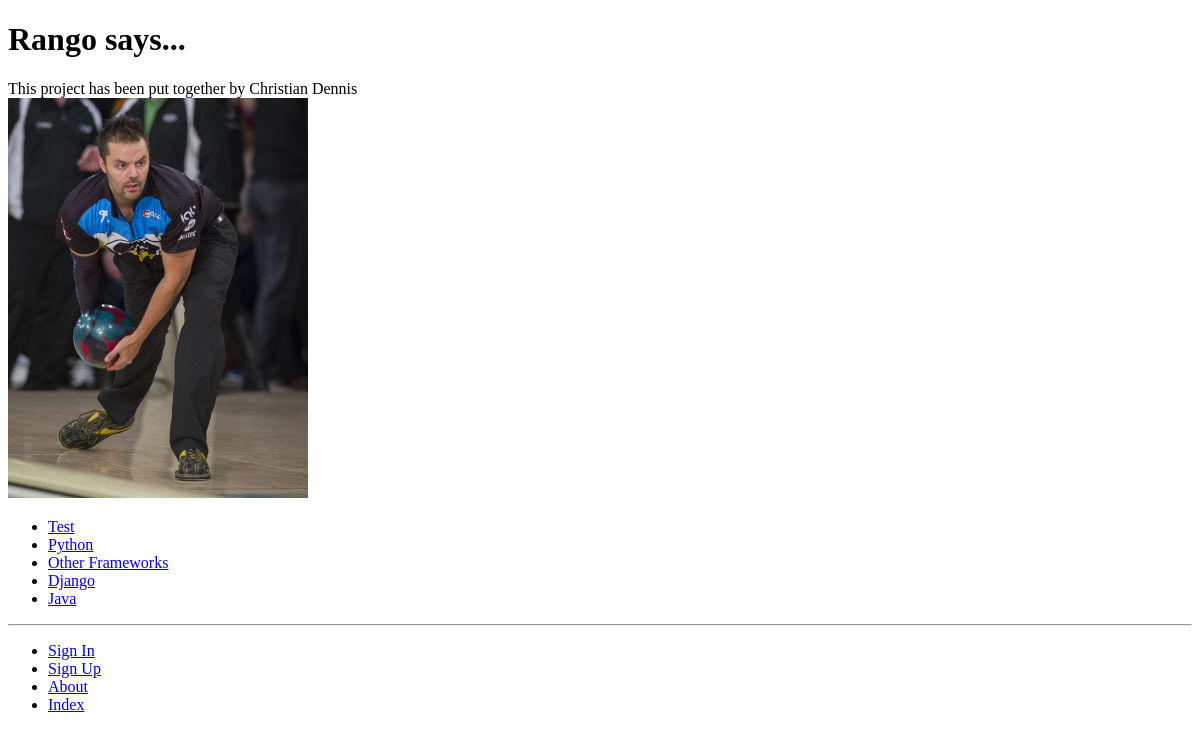
Page /rango/about/ on the earlier database version.
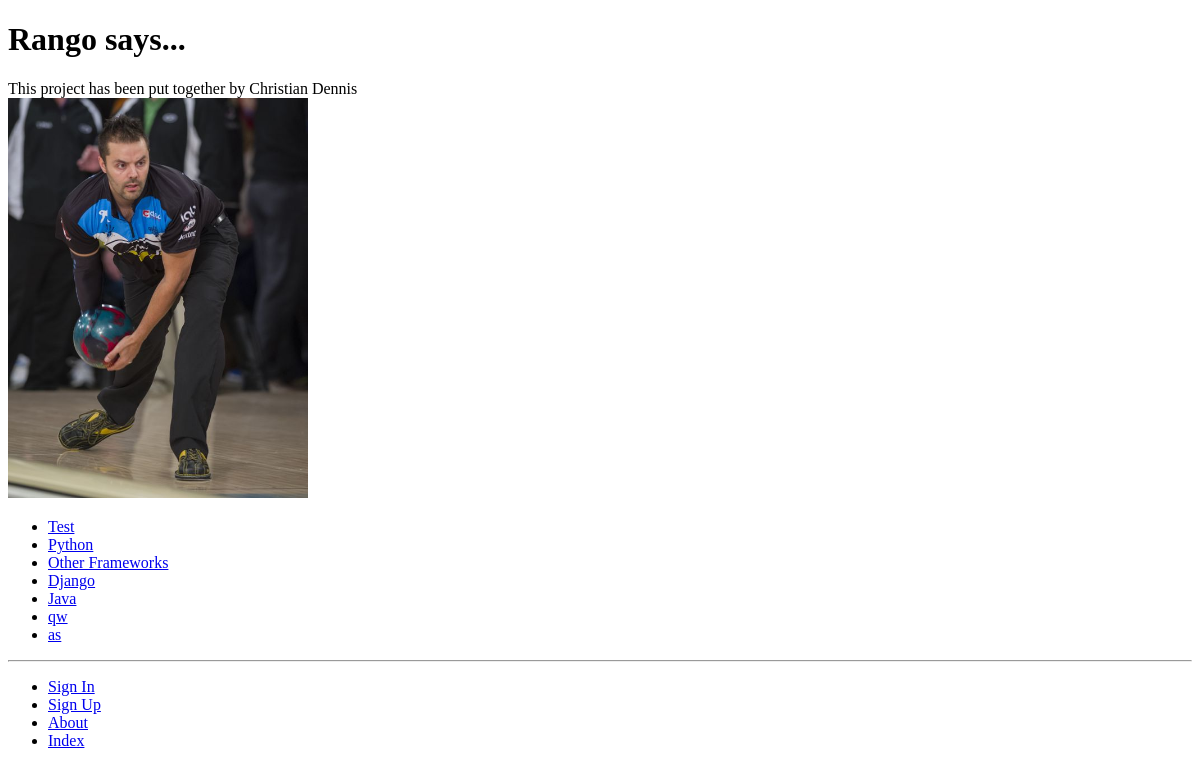
Same page on the later database version.
### rango/models.py (models this page shows, shortened)
class Category(models.Model):
    name = models.CharField(max_length=128, unique=True)
    views = models.IntegerField(default=0)
    likes = models.IntegerField(default=0)
    slug = models.SlugField(unique=True)
    class Meta:
        verbose_name_plural = 'categories'

### rango/views.py (the view)
def about(request):
    return render(request, 'rango/about.html')

### rango/templatetags/rango_template_tags.py (called while the page is built)
@register.inclusion_tag('rango/cats.html')
def get_category_list(cat=None):
    return {'cats': Category.objects.all(),
            'act_cat': cat}

### templates/rango/about.html (shortened to what this page needs)
{% extends 'rango/base.html' %}
{% load staticfiles %}
{% block body_block %}
	<h1>Rango says...</h1>
	<div>
		This project has been put together by Christian Dennis <br />
	</div>
	<div>
		<img src="{% static 'images/belmo2.jpg' %}"
			alt="Jason Belmonte"
			width="300px" />
	</div>
{% endblock %}

### templates/rango/cats.html
<ul>
	{% if cats %}
		{% for c in cats %}
			{% if c == act_cat %}
				<li>
					<strong><a href="{% url 'show_category' c.slug %}">{{ c.name }}</a></strong>
				</li>
			{% else %}
				<li>
					<a href="{% url 'show_category' c.slug %}">{{ c.name }}</a>
				</li>
			{% endif %}
		{% endfor %}
	{% else %}
		<li><strong>There are no category present</strong></li>
	{% endif %}
</ul>

Differences in the rows shown:
added Category: name "qw"
added Category: name "as"
